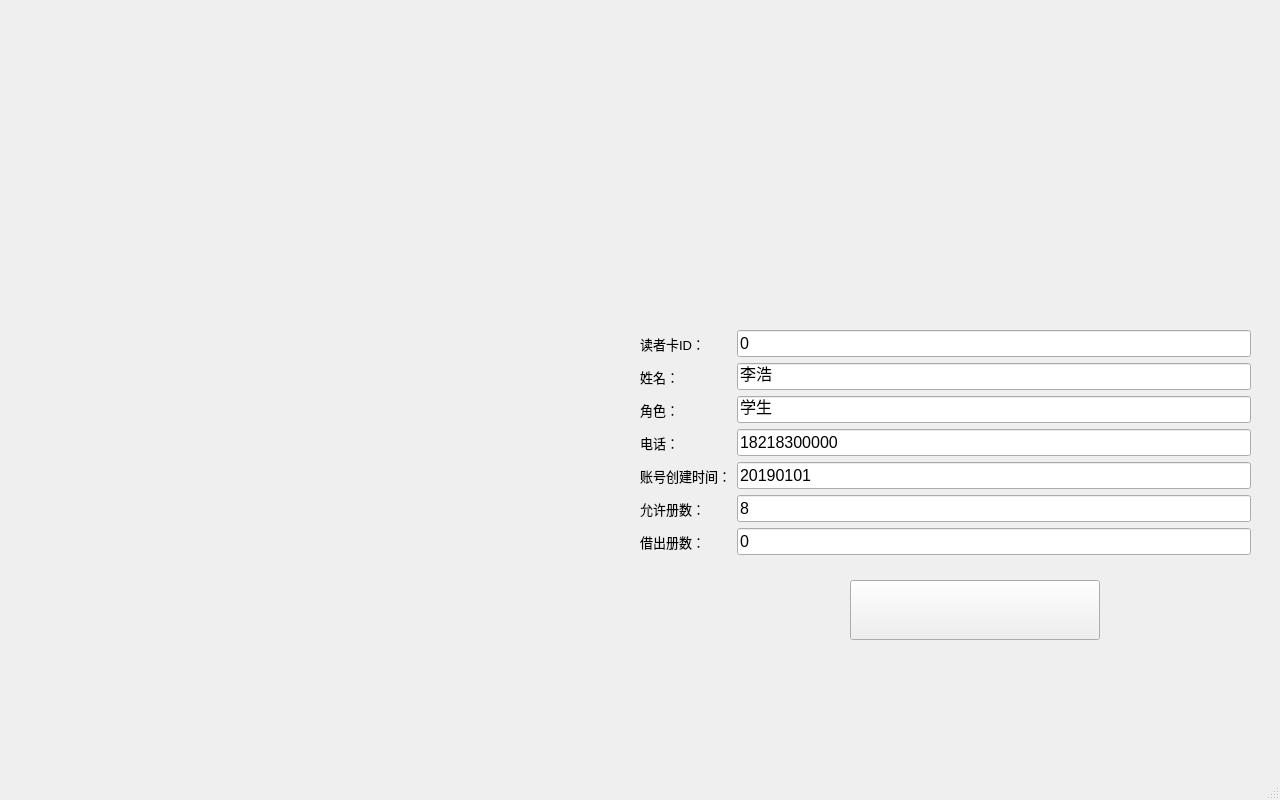
<?xml version="1.0" encoding="UTF-8"?>
<ui version="4.0">
 <class>ReaderInfoW</class>
 <widget class="QMainWindow" name="ReaderInfoW">
  <property name="geometry">
   <rect>
    <x>0</x>
    <y>0</y>
    <width>1280</width>
    <height>800</height>
   </rect>
  </property>
  <property name="windowTitle">
   <string>MainWindow</string>
  </property>
  <widget class="QWidget" name="centralwidget">
   <widget class="QPushButton" name="pushButton">
    <property name="geometry">
     <rect>
      <x>850</x>
      <y>580</y>
      <width>250</width>
      <height>60</height>
     </rect>
    </property>
    <property name="font">
     <font>
      <family>黑体</family>
      <pointsize>15</pointsize>
     </font>
    </property>
    <property name="text">
     <string/>
    </property>
   </widget>
   <widget class="QWidget" name="layoutWidget">
    <property name="geometry">
     <rect>
      <x>640</x>
      <y>330</y>
      <width>611</width>
      <height>231</height>
     </rect>
    </property>
    <layout class="QFormLayout" name="formLayout">
     <item row="0" column="0">
      <layout class="QVBoxLayout" name="verticalLayout">
       <item>
        <widget class="QLabel" name="label">
         <property name="font">
          <font>
           <pointsize>10</pointsize>
          </font>
         </property>
         <property name="text">
          <string>读者卡ID：</string>
         </property>
        </widget>
       </item>
       <item>
        <widget class="QLabel" name="label_2">
         <property name="font">
          <font>
           <pointsize>10</pointsize>
          </font>
         </property>
         <property name="text">
          <string>姓名：</string>
         </property>
        </widget>
       </item>
       <item>
        <widget class="QLabel" name="label_3">
         <property name="font">
          <font>
           <pointsize>10</pointsize>
          </font>
         </property>
         <property name="text">
          <string>角色：</string>
         </property>
        </widget>
       </item>
       <item>
        <widget class="QLabel" name="label_4">
         <property name="font">
          <font>
           <pointsize>10</pointsize>
          </font>
         </property>
         <property name="text">
          <string>电话：</string>
         </property>
        </widget>
       </item>
       <item>
        <widget class="QLabel" name="label_5">
         <property name="font">
          <font>
           <pointsize>10</pointsize>
          </font>
         </property>
         <property name="text">
          <string>账号创建时间：</string>
         </property>
        </widget>
       </item>
       <item>
        <widget class="QLabel" name="label_6">
         <property name="font">
          <font>
           <pointsize>10</pointsize>
          </font>
         </property>
         <property name="text">
          <string>允许册数：</string>
         </property>
        </widget>
       </item>
       <item>
        <widget class="QLabel" name="label_7">
         <property name="font">
          <font>
           <pointsize>10</pointsize>
          </font>
         </property>
         <property name="text">
          <string>借出册数：</string>
         </property>
        </widget>
       </item>
      </layout>
     </item>
     <item row="0" column="1">
      <layout class="QVBoxLayout" name="verticalLayout_2">
       <item>
        <widget class="QLineEdit" name="le_reader_id">
         <property name="font">
          <font>
           <pointsize>12</pointsize>
          </font>
         </property>
         <property name="text">
          <string>0</string>
         </property>
        </widget>
       </item>
       <item>
        <widget class="QLineEdit" name="le_reader_name">
         <property name="font">
          <font>
           <pointsize>12</pointsize>
          </font>
         </property>
         <property name="text">
          <string>李浩</string>
         </property>
        </widget>
       </item>
       <item>
        <widget class="QLineEdit" name="le_reader_role">
         <property name="font">
          <font>
           <pointsize>12</pointsize>
          </font>
         </property>
         <property name="text">
          <string>学生</string>
         </property>
        </widget>
       </item>
       <item>
        <widget class="QLineEdit" name="le_phone_number">
         <property name="font">
          <font>
           <pointsize>12</pointsize>
          </font>
         </property>
         <property name="text">
          <string>18218300000</string>
         </property>
        </widget>
       </item>
       <item>
        <widget class="QLineEdit" name="le_create_date">
         <property name="font">
          <font>
           <pointsize>12</pointsize>
          </font>
         </property>
         <property name="text">
          <string>20190101</string>
         </property>
        </widget>
       </item>
       <item>
        <widget class="QLineEdit" name="le_allow_book_num">
         <property name="font">
          <font>
           <pointsize>12</pointsize>
          </font>
         </property>
         <property name="text">
          <string>8</string>
         </property>
        </widget>
       </item>
       <item>
        <widget class="QLineEdit" name="le_has_lent_num">
         <property name="font">
          <font>
           <pointsize>12</pointsize>
          </font>
         </property>
         <property name="text">
          <string>0</string>
         </property>
        </widget>
       </item>
      </layout>
     </item>
    </layout>
   </widget>
  </widget>
  <widget class="QMenuBar" name="menubar">
   <property name="geometry">
    <rect>
     <x>0</x>
     <y>0</y>
     <width>1280</width>
     <height>21</height>
    </rect>
   </property>
  </widget>
  <widget class="QStatusBar" name="statusbar"/>
 </widget>
 <resources/>
 <connections/>
</ui>
